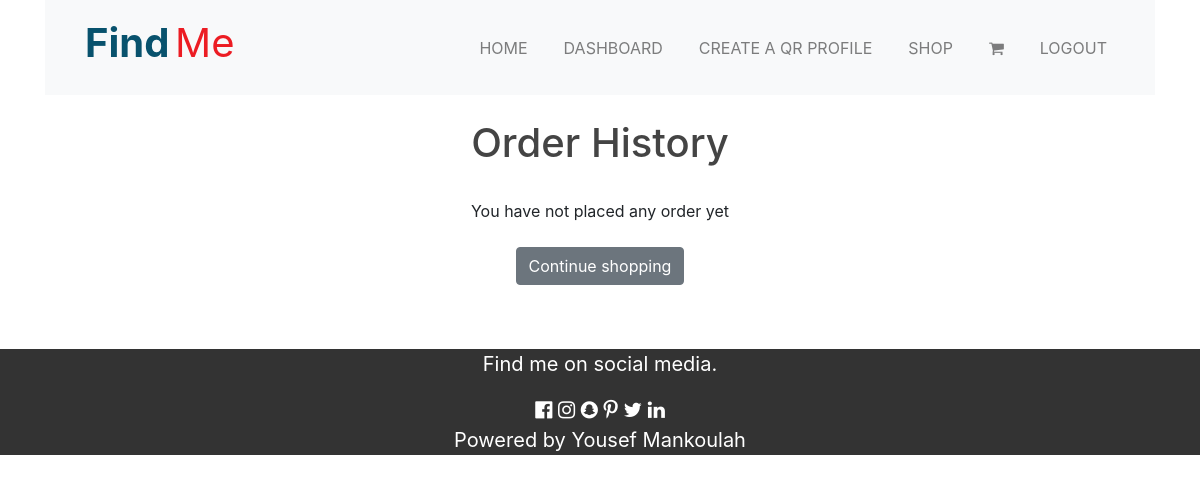
The page /order/history/ (signed in) on the database as committed earlier.
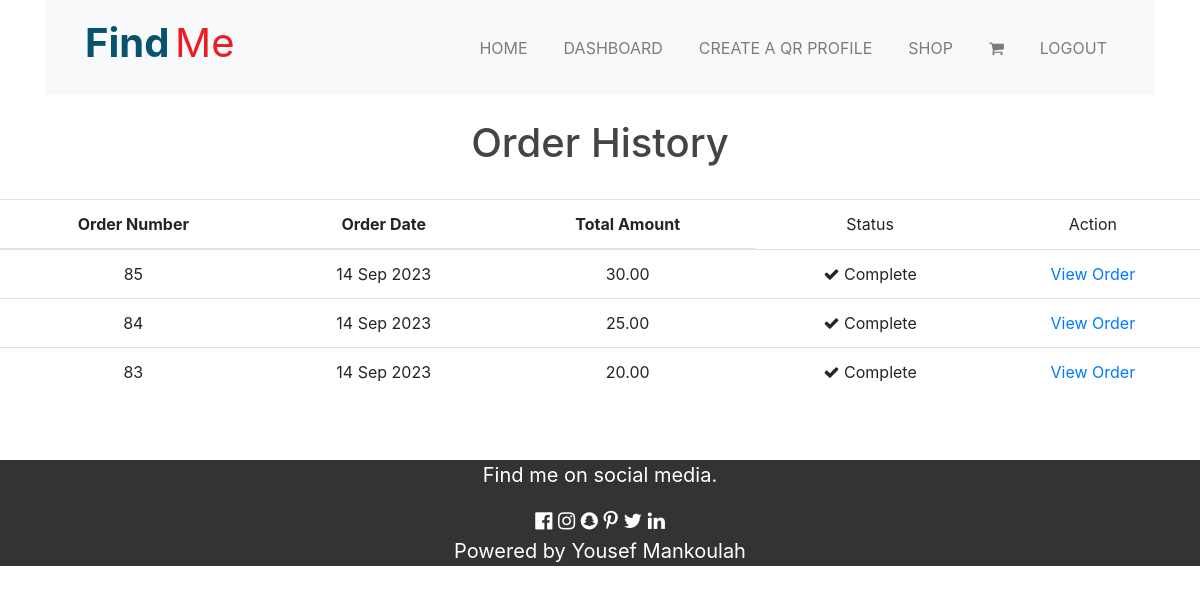
The same page on the database as committed later.
### order/models.py (models this page shows, shortened)
class Order(models.Model):
    token = models.CharField(max_length=250, blank=True)
    total = models.DecimalField(max_digits=10, decimal_places=2, verbose_name='USD Order Total')
    emailAddress = models.EmailField(max_length=250, blank=True, verbose_name='Email Address')
    created = models.DateTimeField(auto_now_add=True)
    billingName = models.CharField(max_length=250, blank=True)
    billingAddress1 = models.CharField(max_length=250, blank=True)
    billingCity = models.CharField(max_length=250, blank=True)
    billingPostcode = models.CharField(max_length=10, blank=True)
    billingCountry = models.CharField(max_length=200, blank=True)
    shippingName = models.CharField(max_length=250, blank=True)
    shippingAddress1 = models.CharField(max_length=250, blank=True)
    shippingCity = models.CharField(max_length=250, blank=True)
    shippingPostcode = models.CharField(max_length=10, blank=True)
    shippingCountry = models.CharField(max_length=200, blank=True)
    class Meta:
        db_table = 'Order'
        ordering = ['-created']

### order/views.py (the view)
# urls.py: path('history/', views.orderHistory, name='order_history'),
@login_required()
def orderHistory(request):
    if request.user.is_authenticated:
        email = str(request.user.email)
        order_details = Order.objects.filter(emailAddress=email)
    return render(request, 'order/orders_list.html', {'order_details': order_details})

### order/templates/order/orders_list.html
{% extends "base.html" %}
{% load static %}
{% block content %}
    <div>
        <div class="text-center"><br>
            <h1 class="text-center my-title">
                Order History
            </h1><br>
            {% if order_details %}
            <table class="table table-stripped">
                <thead>
                <tr>
                    <th>Order Number</th>
                    <th>Order Date</th>
                    <th>Total Amount</th>
                    <td>Status</td>
                    <td>Action</td>
                </tr>
                </thead>
                <tbody>
                    {% for order in order_details %}
                        <tr>
                            <td>{{order.id}}</td>
                            <td>{{ order.created|date:"d M Y" }}</td>
                            <td>{{order.total}}</td>
                            <td><i class="fa fa-check"></i>&nbsp;Complete</td>
                            <td><a href="{% url 'order_detail' order.id %}">View Order</a></td>
                        </tr>
                    {% endfor %}
                </tbody>
            </table>
            {% else %}
                <p>You have not placed any order yet <br><br><a href="{% url 'home' %}" class="btn btn-secondary">Continue shopping</a></p>
            {% endif %}
        </div>
    </div>
<br><br>
{% endblock %}

### home/templates/base.html (shortened to what this page needs)
{% load static %}
<!doctype html>
<html lang="en">
    <head>
        <link rel="stylesheet" href="https://cdnjs.cloudflare.com/ajax/libs/font-awesome/4.7.0/css/font-awesome.min.css">
        <link rel="stylesheet" href="{% static 'css/style.css' %}" type="text/css">
        <link rel="stylesheet" href="https://stackpath.bootstrapcdn.com/bootstrap/4.3.1/css/bootstrap.min.css">
    </head>
    <body>
      <div class="container">
      <nav class="navbar navbar-expand-lg navbar-light bg-light">
        <a class="navbar-brand ml-4" href="{% url 'home' %}"><span>Find</span> <span>Me</span></a>
        <div class="collapse navbar-collapse mr-4" id="navbarSupportedContent">
            <ul class="navbar-nav ml-auto">
                {% if request.user.is_authenticated %}
                <li class="nav-item">
                  <a class="nav-link" href="{% url 'home' %}">Home <span class="sr-only">(current)</span></a>
                </li>
                <li class="nav-item">
                  <a class="nav-link" href="{% url 'dashboard' request.user.id %}">Dashboard<span class="sr-only">(current)</span></a>
                </li>
                <li class="nav-item">
                  <a class="nav-link" href="{% url 'createQR' %}">Create a Qr Profile<span class="sr-only">(current)</span></a>
                </li>
                <li class="nav-item">
                  <a class="nav-link" href="{% url 'category' %}">Shop<span class="sr-only">(current)</span></a>
                </li>
                <li class="nav-item">
                  <a class="nav-link" href="{% url 'cart_detail' %}"><i class="fa fa-shopping-cart"></i><span class="sr-only">(current)</span></a>
                </li>
                <li class="nav-item mainy">
                  <a class="nav-link" href="{% url 'logout' %}">logout <span class="sr-only">(current)</span></a>
                </li>
            {% endif %}
          </ul>
        </div>
      </nav>
    </div>
{% block content %}
{% endblock%}
      <footer class="footer text-center">
        <p>Find me on social media.</p>
        <i class="fa fa-facebook-official"></i>
        <i class="fa fa-instagram"></i>
        <i class="fa fa-snapchat"></i>
        <i class="fa fa-pinterest-p"></i>
        <i class="fa fa-twitter"></i>
        <i class="fa fa-linkedin"></i>
        <p>Powered by Yousef Mankoulah</p>
      </footer>
          </body>
          </html>

### home/static/css/style.css (style rules this page uses)
body { background: #fafafa; color: #333333; margin-top: 5rem; }
h1, h2, h3, h4, h5, h6 { color: #444444; }
.navbar-brand > span { font-size: 40px; }
.navbar-brand span:first-child { color: #08526d; font-weight: bold; }
.navbar-brand span:last-child { color: #ec1c23; }
.navbar-nav .nav-link { font-size: 16px; text-transform: uppercase; margin-left: 20px; color: #08526d; }
.navbar-brand { margin-bottom: 9px; margin-right: 20px }
.footer { background-color: #333; color: white; font-size: 20px; }

Rows that differ between the two databases and show on the page:
added Order: id "85", created "14 Sep 2023", total "30.00"
added Order: id "84", created "14 Sep 2023", total "25.00"
added Order: id "83", created "14 Sep 2023", total "20.00"
Other text that changed with them:
text no longer shown: "You have not placed any order yet Continue shopping"
text now shown: "Order Number Order Date Total Amount Status Action"
